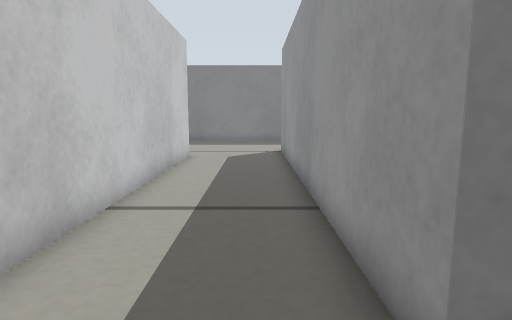
[1] (above)

20 first-person views from a walk through a robot-simulator world made for Gazebo. The camera is 0.19 m above the floor, tilts 8° down and sees 75° across. Floor lines are 1 m apart. The floor is counted in squares, 0.1 m on a side. Each view is taken from the middle of a square. On the plan, view 1 faces up. The plan holds only what a view shows up to about 17 squares ahead; the rest is blank. Robots are left out. Surface patterns are stand-ins for the level's own textures.

[2]
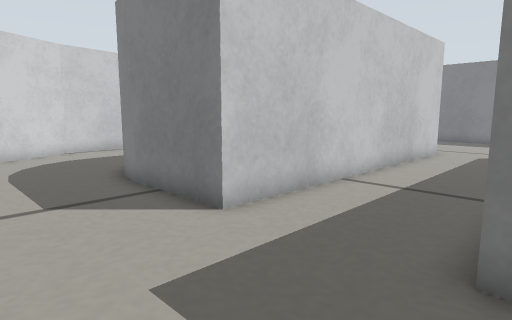

[3]
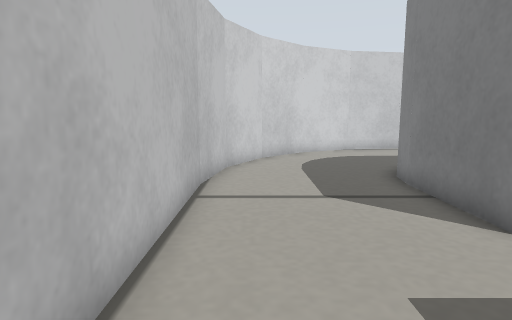

[4]
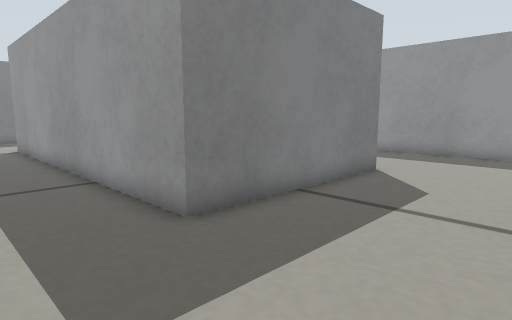

[5]
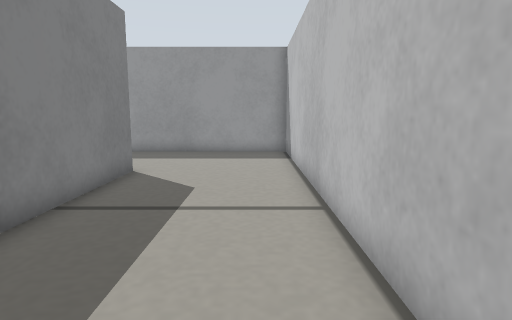

[6]
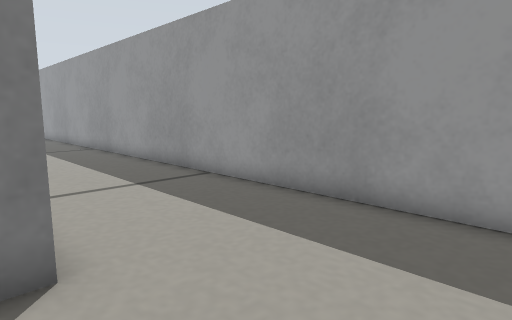

[7]
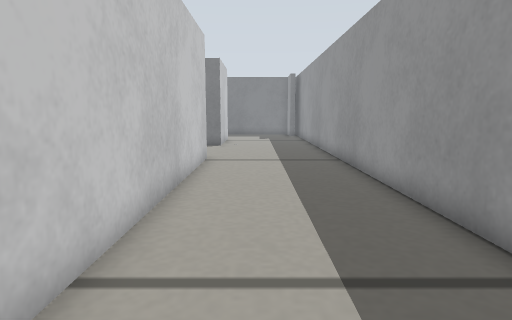

[8]
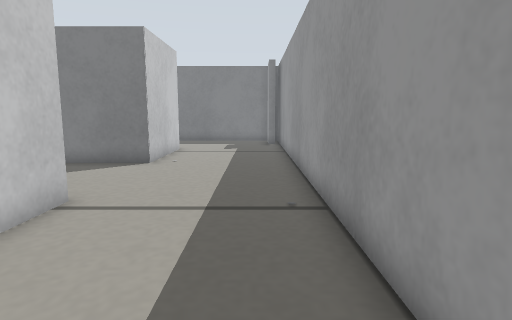

[9]
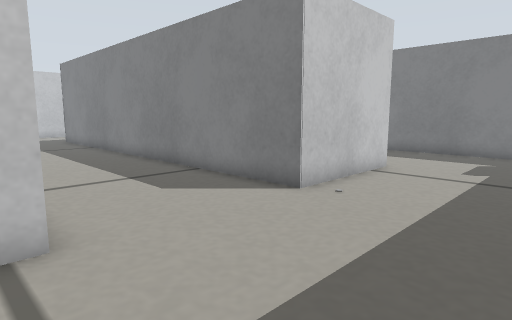

[10]
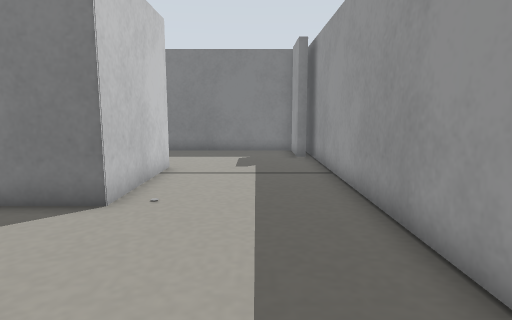

[11]
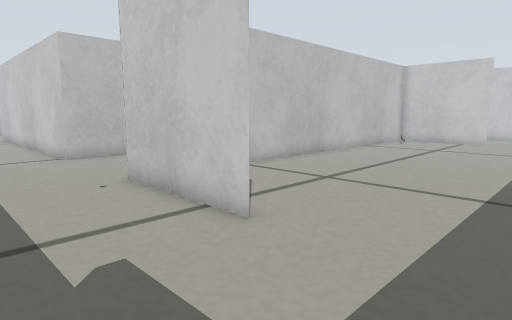

[12]
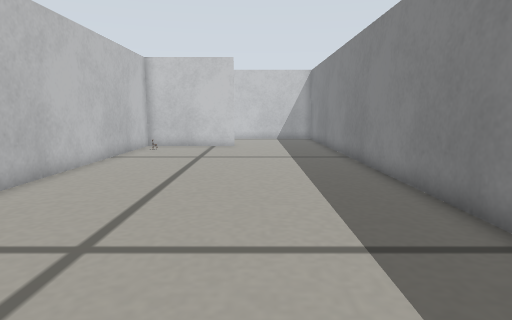

[13]
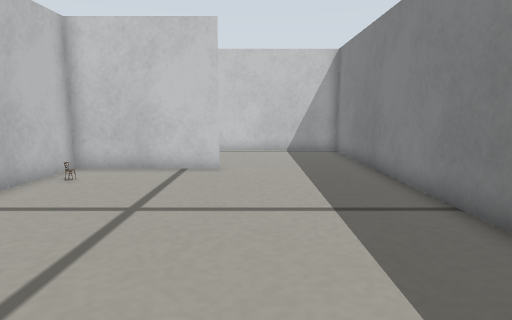

[14]
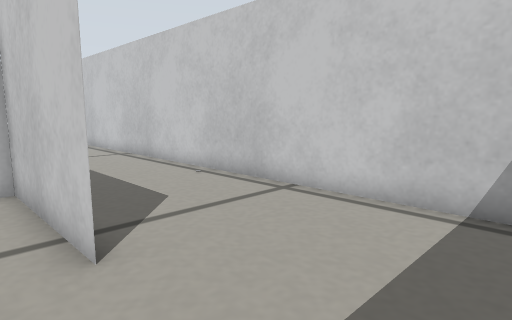

[15]
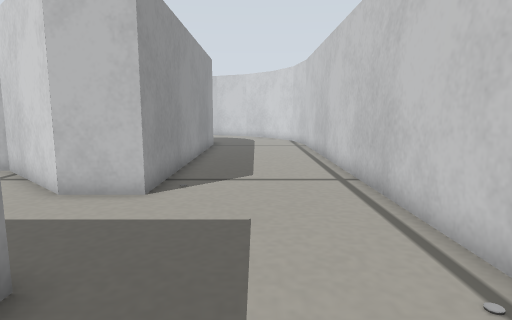

[16]
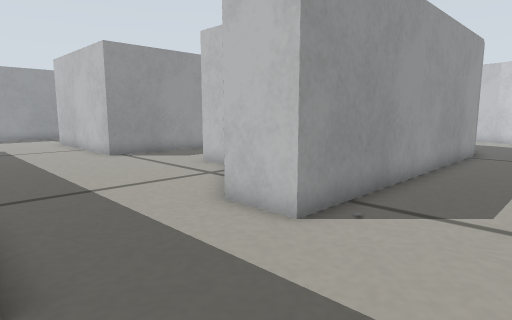

[17]
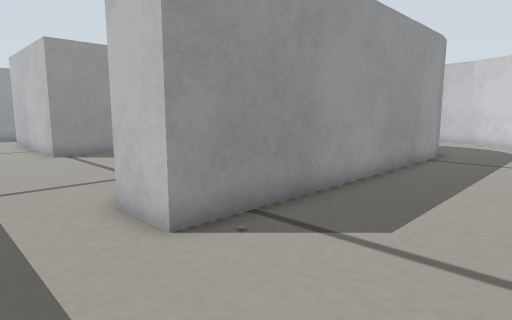

[18]
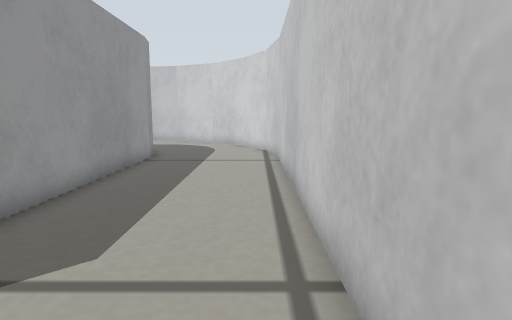

[19]
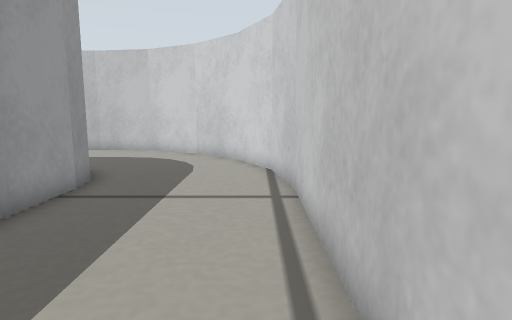

[20]
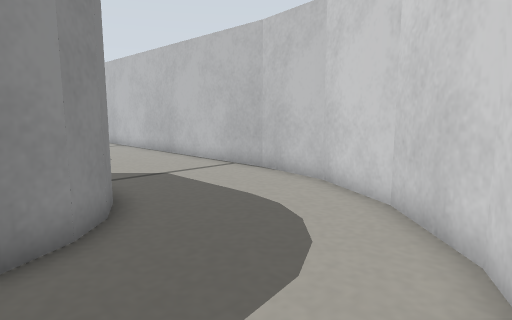

### Floor plan
Points are (right, up) in squares from view 1. A wall is a line through its corners. A room is listed if a view was taken in it or the views show most of it. See-through windows are left out.
Room 1 (views 1, 2, 3, 4, 5, 6, 7, 8, 9, 10, 11, 12, 13, 14, 15, 16, 17, 18, 19, 20)
walls: (-10.4, 5.6) (-10.4, 18.3) (-8.4, 18.3) (-4.8, 15) (-3, 15) (-3, 2.1) (-6.9, 2.1); (8.9, 27.8) (8.9, 22.7) (-4, 22.7); (-6.7, 2.1) (-8, 2.3) (-8.9, 2.8) (-9.7, 3.5) (-10.2, 4.6) (-10.4, 5.7); (-10.4, 27.9) (-10.4, 22.7) (4.1, 22.7); (9, 2.1) (1.3, 2.1) (1.3, 17.1) (8.9, 17.1) (8.9, 5.5); (3.9, 33.1) (-16, 33.1) (-16, 5.6); (-16, 5.7) (-15.5, 2.8) (-14.2, 0.3) (-12.2, -1.8) (-9.7, -3) (-6.7, -3.5); (-6.9, -3.5) (14.5, -3.5) (14.5, 32.6); (13.9, 33.1) (6.6, 33.1)
objects: door leaf (14, 31) to (14, 32)

Where each view was taken, in squares from view 1:
view 1: 0 up, 0 right, facing up
view 2: 2 down, 2 right, facing up-left
view 3: 2 down, 2 right, facing left
view 4: 3 down, 2 left, facing up-right
view 5: 2 down, 2 left, facing right
view 6: 2 down, 8 right, facing up-right
view 7: 3 up, 11 right, facing up
view 8: 10 up, 13 right, facing up
view 9: 16 up, 14 right, facing up-left
view 10: 16 up, 12 right, facing up
view 11: 32 up, 13 right, facing down-left
view 12: 29 up, 9 right, facing left
view 13: 29 up, 1 right, facing left
view 14: 32 up, 9 left, facing down-left
view 15: 26 up, 13 left, facing down
view 16: 23 up, 14 left, facing down-right
view 17: 21 up, 15 left, facing down-right
view 18: 20 up, 15 left, facing down
view 19: 14 up, 15 left, facing down
view 20: 5 up, 15 left, facing down-right
